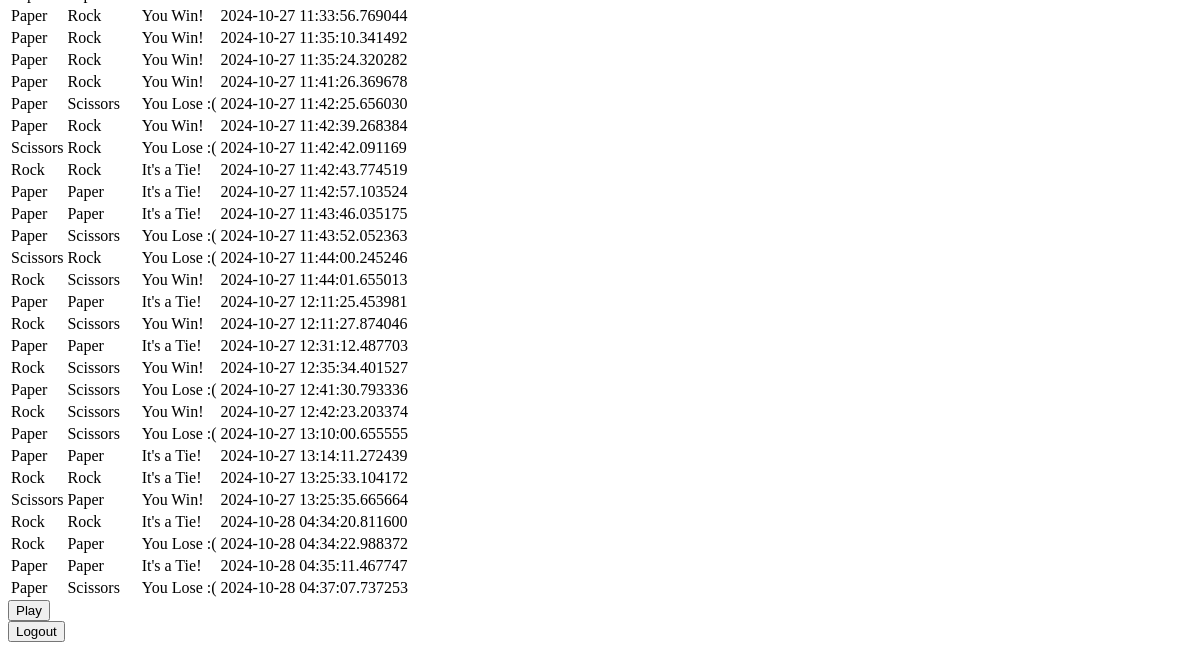
The app's page /profile (signed in, lower part), older data.
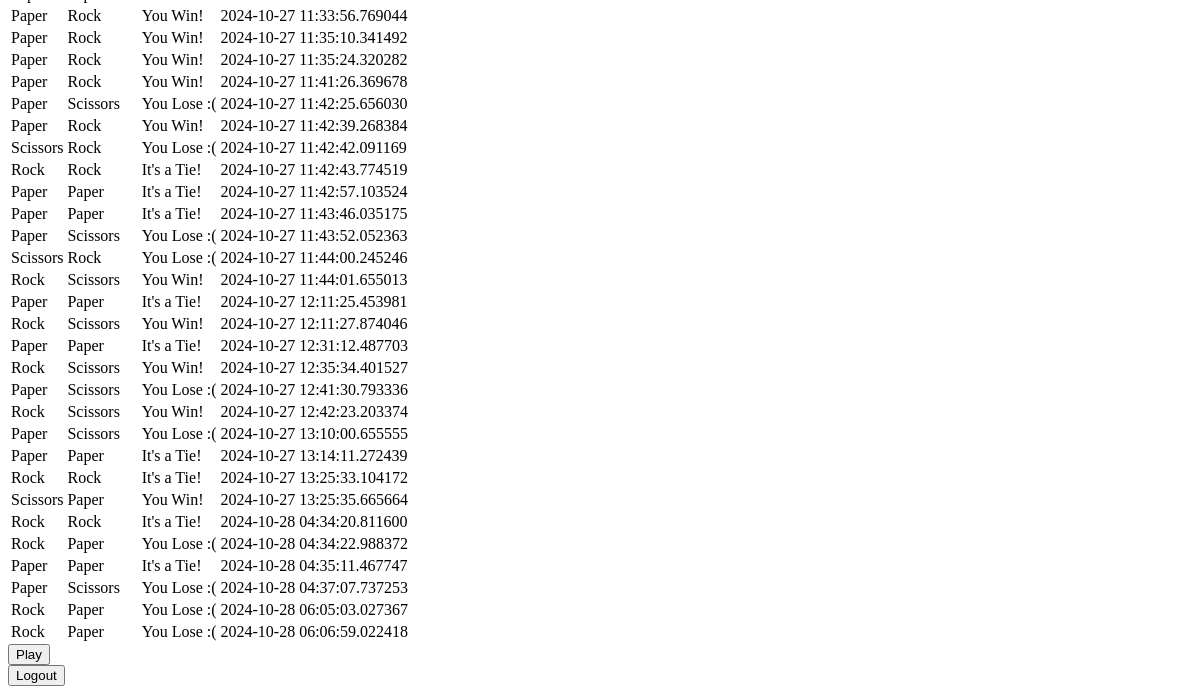
The same page, newer data.
### models/models.py (models this page shows)
class Game(db.Model):
    __tablename__ = 'games'
    id = db.Column(db.Integer, primary_key=True)
    user_id = db.Column(db.Integer, db.ForeignKey('users.id'), nullable=False)
    player_choice = db.Column(db.String(50), nullable=False)
    computer_choice = db.Column(db.String(50), nullable=False)
    result = db.Column(db.String(50), nullable=False)
    timestamp = db.Column(db.DateTime, default=lambda: datetime.now(timezone.utc))

### app.py (the view)
@app.route('/profile')
@login_required
def profile():
    user = User.query.get(current_user.id)
    games = Game.query.filter_by(user_id=user.id).all()
    return render_template('profile.html', user=user, games=games)

### app.py (called while the page is built)
@login_manager.user_loader
def load_user(user_id):
    return User.query.get(int(user_id))

### templates/profile.html (shortened to what this page needs)
<!DOCTYPE html>
<html lang="en">
<head>
</head>
<body>
  <table>
    {% for game in games %}
    <tr>
      <td>{{ game.player_choice.capitalize() }}</td>
      <td>{{ game.computer_choice.capitalize() }}</td>
      <td>{{ game.result }}</td>
      <td>{{ game.timestamp }}</td>
    </tr>
    {% endfor %}
  </table>
  <div>
    <form action="{{ url_for('home') }}" method="GET" class="play-form">
      <button type="submit" class="play-button">Play</button>
    </form>
   <form action="{{ url_for('logout') }}" method="GET">
     <button type="submit" class="logout-button">Logout</button>
   </form>
  </div>
</body>
</html>

Row changes from the older to the newer data that the page shows:
added Game: player_choice "Rock", computer_choice "Paper", result "You Lose :(", timestamp "2024-10-28 06:05:03.027367"
added Game: player_choice "Rock", computer_choice "Paper", result "You Lose :(", timestamp "2024-10-28 06:06:59.022418"
